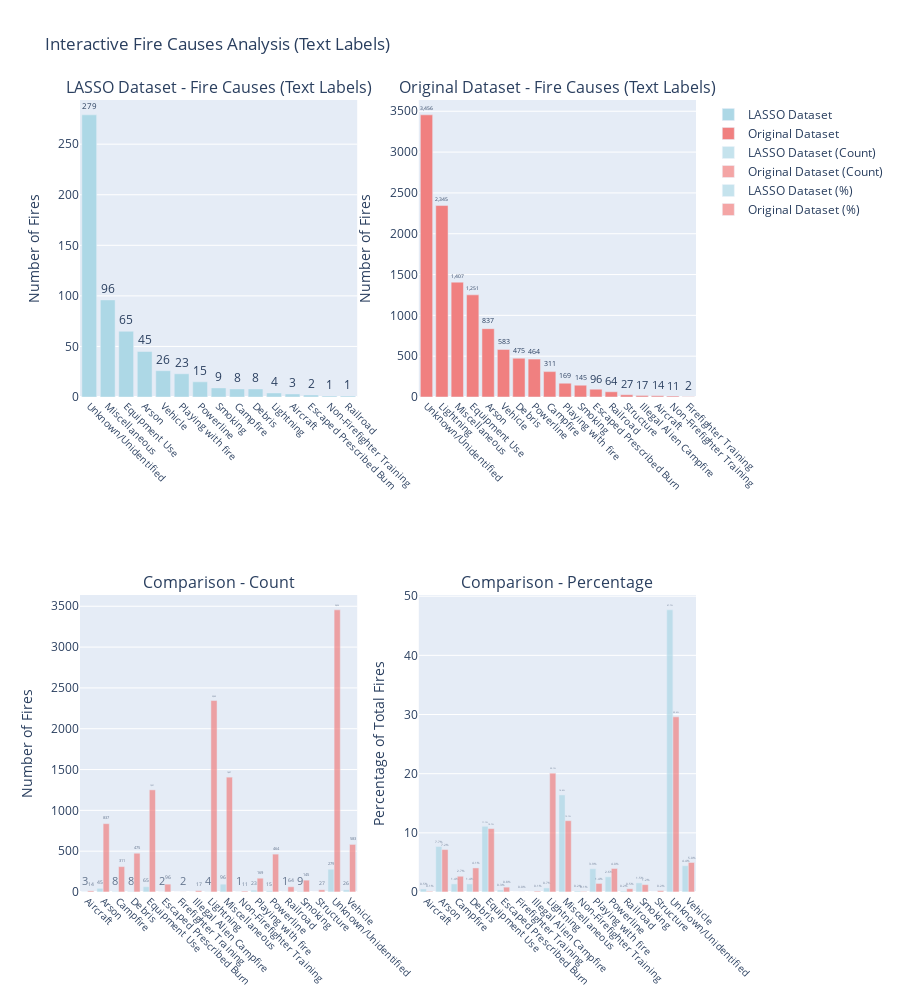

Source (notebook cell):
### Markdown cell above
## Interactive Visualizations

Let's create some interactive visualizations using Plotly for better exploration of the data.

### Code cell
# Interactive visualization of fire causes with text labels
def create_interactive_cause_viz_with_labels(df1, df2, cause_col1, cause_col2, dataset1_name, dataset2_name):
    """Create interactive fire cause visualization with text labels"""
    
    if not cause_col1 and not cause_col2:
        print("No cause data available for interactive visualization")
        return
    
    fig = make_subplots(
        rows=2, cols=2,
        subplot_titles=[f'{dataset1_name} - Fire Causes (Text Labels)', 
                       f'{dataset2_name} - Fire Causes (Text Labels)',
                       'Comparison - Count', 'Comparison - Percentage'],
        specs=[[{"type": "bar"}, {"type": "bar"}],
               [{"type": "bar"}, {"type": "bar"}]]
    )
    
    # Dataset 1 causes
    if cause_col1:
        cause_counts1 = df1[cause_col1].value_counts()
        fig.add_trace(
            go.Bar(x=cause_counts1.index, y=cause_counts1.values,
                   name=dataset1_name, marker_color='lightblue',
                   text=[f'{v:,}' for v in cause_counts1.values],
                   textposition='outside'),
            row=1, col=1
        )
    
    # Dataset 2 causes
    if cause_col2:
        cause_counts2 = df2[cause_col2].value_counts()
        fig.add_trace(
            go.Bar(x=cause_counts2.index, y=cause_counts2.values,
                   name=dataset2_name, marker_color='lightcoral',
                   text=[f'{v:,}' for v in cause_counts2.values],
                   textposition='outside'),
            row=1, col=2
        )
    
    # Comparison plots if both datasets have cause data
    if cause_col1 and cause_col2:
        # Get all unique causes from both datasets
        all_causes = sorted(set(cause_counts1.index) | set(cause_counts2.index))
        
        # Count comparison
        counts1 = [cause_counts1.get(cause, 0) for cause in all_causes]
        counts2 = [cause_counts2.get(cause, 0) for cause in all_causes]
        
        fig.add_trace(
            go.Bar(x=all_causes, y=counts1, name=f'{dataset1_name} (Count)', 
                   marker_color='lightblue', opacity=0.7,
                   text=[f'{v:,}' if v > 0 else '' for v in counts1],
                   textposition='outside'),
            row=2, col=1
        )
        fig.add_trace(
            go.Bar(x=all_causes, y=counts2, name=f'{dataset2_name} (Count)', 
                   marker_color='lightcoral', opacity=0.7,
                   text=[f'{v:,}' if v > 0 else '' for v in counts2],
                   textposition='outside'),
            row=2, col=1
        )
        
        # Percentage comparison
        total1 = df1[cause_col1].count()
        total2 = df2[cause_col2].count()
        pct1 = [(count/total1)*100 for count in counts1] if total1 > 0 else [0]*len(counts1)
        pct2 = [(count/total2)*100 for count in counts2] if total2 > 0 else [0]*len(counts2)
        
        fig.add_trace(
            go.Bar(x=all_causes, y=pct1, name=f'{dataset1_name} (%)', 
                   marker_color='lightblue', opacity=0.7,
                   text=[f'{v:.1f}%' if v > 0 else '' for v in pct1],
                   textposition='outside'),
            row=2, col=2
        )
        fig.add_trace(
            go.Bar(x=all_causes, y=pct2, name=f'{dataset2_name} (%)', 
                   marker_color='lightcoral', opacity=0.7,
                   text=[f'{v:.1f}%' if v > 0 else '' for v in pct2],
                   textposition='outside'),
            row=2, col=2
        )
    
    fig.update_layout(
        height=1000,
        title_text="Interactive Fire Causes Analysis (Text Labels)",
        showlegend=True
    )
    
    # Update x-axis labels with better formatting
    fig.update_xaxes(tickangle=45, tickfont=dict(size=10))
    fig.update_yaxes(title_text="Number of Fires", row=1, col=1)
    fig.update_yaxes(title_text="Number of Fires", row=1, col=2)
    fig.update_yaxes(title_text="Number of Fires", row=2, col=1)
    fig.update_yaxes(title_text="Percentage of Total Fires", row=2, col=2)
    
    fig.show()

# Create enhanced interactive cause visualization
if lasso_cause_col or orig_cause_col:
    create_interactive_cause_viz_with_labels(lasso_data_processed, orig_data_processed, 
                                           lasso_cause_col, orig_cause_col,
                                           "LASSO Dataset", "Original Dataset")

### Figure 1 — Plotly figure (JSON) as saved in the notebook; plotly's stock layout.template omitted (floating-point values rounded to 4 significant figures)
{"data": [{"marker": {"color": "lightblue"}, "name": "LASSO Dataset", "text": ["279", "96", "65", "45", "26", "23", "15", "9", "8", "8", "4", "3", "2", "1", "1"], "textposition": "outside", "type": "bar", "x": ["Unknown/Unidentified", "Miscellaneous", "Equipment Use", "Arson", "Vehicle", "Playing with fire", "Powerline", "Smoking", "Campfire", "Debris", "Lightning", "Aircraft", "Escaped Prescribed Burn", "Non-Firefighter Training", "Railroad"], "xaxis": "x", "y": [279, 96, 65, 45, 26, 23, 15, 9, 8, 8, 4, 3, 2, 1, 1], "yaxis": "y"}, {"marker": {"color": "lightcoral"}, "name": "Original Dataset", "text": ["3,456", "2,345", "1,407", "1,251", "837", "583", "475", "464", "311", "169", "145", "96", "64", "27", "17", "14", "11", "2"], "textposition": "outside", "type": "bar", "x": ["Unknown/Unidentified", "Lightning", "Miscellaneous", "Equipment Use", "Arson", "Vehicle", "Debris", "Powerline", "Campfire", "Playing with fire", "Smoking", "Escaped Prescribed Burn", "Railroad", "Structure", "Illegal Alien Campfire", "Aircraft", "Non-Firefighter Training", "Firefighter Training"], "xaxis": "x2", "y": [3456, 2345, 1407, 1251, 837, 583, 475, 464, 311, 169, 145, 96, 64, 27, 17, 14, 11, 2], "yaxis": "y2"}, {"marker": {"color": "lightblue"}, "name": "LASSO Dataset (Count)", "opacity": 0.7, "text": ["3", "45", "8", "8", "65", "2", "", "", "4", "96", "1", "23", "15", "1", "9", "", "279", "26"], "textposition": "outside", "type": "bar", "x": ["Aircraft", "Arson", "Campfire", "Debris", "Equipment Use", "Escaped Prescribed Burn", "Firefighter Training", "Illegal Alien Campfire", "Lightning", "Miscellaneous", "Non-Firefighter Training", "Playing with fire", "Powerline", "Railroad", "Smoking", "Structure", "Unknown/Unidentified", "Vehicle"], "xaxis": "x3", "y": [3, 45, 8, 8, 65, 2, 0, 0, 4, 96, 1, 23, 15, 1, 9, 0, 279, 26], "yaxis": "y3"}, {"marker": {"color": "lightcoral"}, "name": "Original Dataset (Count)", "opacity": 0.7, "text": ["14", "837", "311", "475", "1,251", "96", "2", "17", "2,345", "1,407", "11", "169", "464", "64", "145", "27", "3,456", "583"], "textposition": "outside", "type": "bar", "x": ["Aircraft", "Arson", "Campfire", "Debris", "Equipment Use", "Escaped Prescribed Burn", "Firefighter Training", "Illegal Alien Campfire", "Lightning", "Miscellaneous", "Non-Firefighter Training", "Playing with fire", "Powerline", "Railroad", "Smoking", "Structure", "Unknown/Unidentified", "Vehicle"], "xaxis": "x3", "y": [14, 837, 311, 475, 1251, 96, 2, 17, 2345, 1407, 11, 169, 464, 64, 145, 27, 3456, 583], "yaxis": "y3"}, {"marker": {"color": "lightblue"}, "name": "LASSO Dataset (%)", "opacity": 0.7, "text": ["0.5%", "7.7%", "1.4%", "1.4%", "11.1%", "0.3%", "", "", "0.7%", "16.4%", "0.2%", "3.9%", "2.6%", "0.2%", "1.5%", "", "47.7%", "4.4%"], "textposition": "outside", "type": "bar", "x": ["Aircraft", "Arson", "Campfire", "Debris", "Equipment Use", "Escaped Prescribed Burn", "Firefighter Training", "Illegal Alien Campfire", "Lightning", "Miscellaneous", "Non-Firefighter Training", "Playing with fire", "Powerline", "Railroad", "Smoking", "Structure", "Unknown/Unidentified", "Vehicle"], "xaxis": "x4", "y": [0.5128, 7.692, 1.368, 1.368, 11.11, 0.3419, 0, 0, 0.6838, 16.41, 0.1709, 3.932, 2.564, 0.1709, 1.538, 0, 47.69, 4.444], "yaxis": "y4"}, {"marker": {"color": "lightcoral"}, "name": "Original Dataset (%)", "opacity": 0.7, "text": ["0.1%", "7.2%", "2.7%", "4.1%", "10.7%", "0.8%", "0.0%", "0.1%", "20.1%", "12.1%", "0.1%", "1.4%", "4.0%", "0.5%", "1.2%", "0.2%", "29.6%", "5.0%"], "textposition": "outside", "type": "bar", "x": ["Aircraft", "Arson", "Campfire", "Debris", "Equipment Use", "Escaped Prescribed Burn", "Firefighter Training", "Illegal Alien Campfire", "Lightning", "Miscellaneous", "Non-Firefighter Training", "Playing with fire", "Powerline", "Railroad", "Smoking", "Structure", "Unknown/Unidentified", "Vehicle"], "xaxis": "x4", "y": [0.1199, 7.17, 2.664, 4.069, 10.72, 0.8223, 0.01713, 0.1456, 20.09, 12.05, 0.09423, 1.448, 3.975, 0.5482, 1.242, 0.2313, 29.6, 4.994], "yaxis": "y4"}], "layout": {"annotations": [{"font": {"size": 16}, "showarrow": false, "text": "LASSO Dataset - Fire Causes (Text Labels)", "x": 0.225, "xanchor": "center", "xref": "paper", "y": 1, "yanchor": "bottom", "yref": "paper"}, {"font": {"size": 16}, "showarrow": false, "text": "Original Dataset - Fire Causes (Text Labels)", "x": 0.775, "xanchor": "center", "xref": "paper", "y": 1, "yanchor": "bottom", "yref": "paper"}, {"font": {"size": 16}, "showarrow": false, "text": "Comparison - Count", "x": 0.225, "xanchor": "center", "xref": "paper", "y": 0.375, "yanchor": "bottom", "yref": "paper"}, {"font": {"size": 16}, "showarrow": false, "text": "Comparison - Percentage", "x": 0.775, "xanchor": "center", "xref": "paper", "y": 0.375, "yanchor": "bottom", "yref": "paper"}], "height": 1000, "showlegend": true, "title": {"text": "Interactive Fire Causes Analysis (Text Labels)"}, "xaxis": {"anchor": "y", "domain": [0, 0.45], "tickangle": 45, "tickfont": {"size": 10}}, "xaxis2": {"anchor": "y2", "domain": [0.55, 1], "tickangle": 45, "tickfont": {"size": 10}}, "xaxis3": {"anchor": "y3", "domain": [0, 0.45], "tickangle": 45, "tickfont": {"size": 10}}, "xaxis4": {"anchor": "y4", "domain": [0.55, 1], "tickangle": 45, "tickfont": {"size": 10}}, "yaxis": {"anchor": "x", "domain": [0.625, 1], "title": {"text": "Number of Fires"}}, "yaxis2": {"anchor": "x2", "domain": [0.625, 1], "title": {"text": "Number of Fires"}}, "yaxis3": {"anchor": "x3", "domain": [0, 0.375], "title": {"text": "Number of Fires"}}, "yaxis4": {"anchor": "x4", "domain": [0, 0.375], "title": {"text": "Percentage of Total Fires"}}}}
